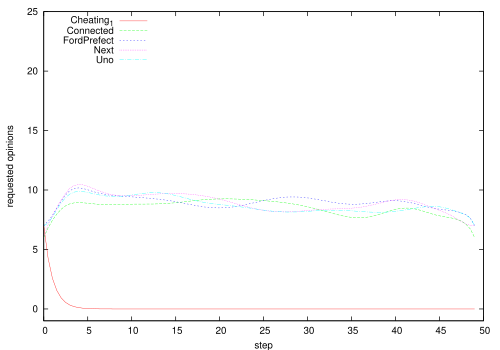

Write the gnuplot code that produced this figure.
#!/usr/bin/gnuplot -persist
set datafile separator ","
#set title "Simulation Result"
set xlabel "step"
set ylabel "requested opinions"
#set xrange [0:20]
set yrange [-1:25]
set key top left
set terminal postscript eps color enhanced
set output "experiment15/partners.eps"
plot "experiment15/agents-partners/Cheating_1" title "Cheating_1" smooth bezier,\
     "experiment15/agents-partners/Connected" title "Connected" smooth bezier,\
     "experiment15/agents-partners/FordPrefect" title "FordPrefect" smooth bezier,\
     "experiment15/agents-partners/Next" title "Next" smooth bezier,\
     "experiment15/agents-partners/Uno" title "Uno" smooth bezier
